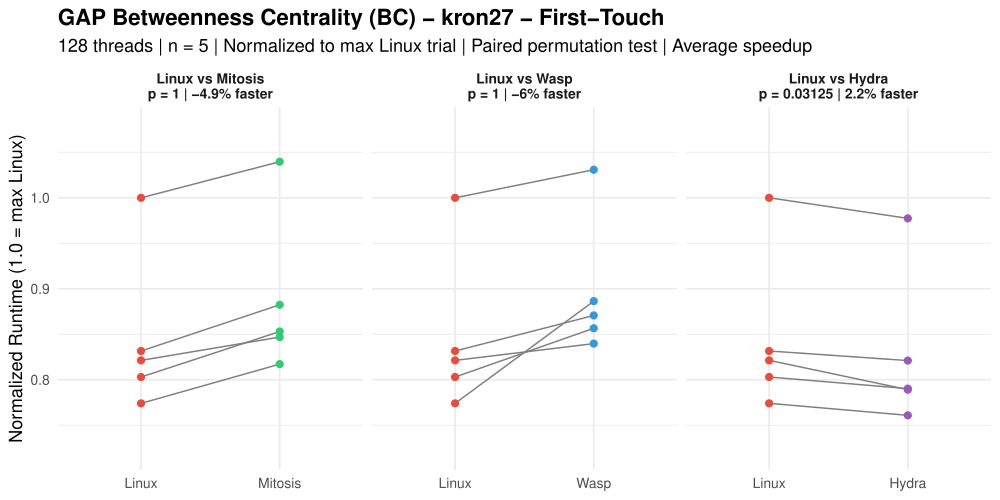

Recreate this plot in R.
###############################################################################
###                              bc.R                                       ###
###############################################################################

library(ggplot2)

# =============================================================================
# RAW DATA: Trial Times (seconds) – BC (Betweenness Centrality) Benchmark
# 128 threads, n=5, repl_order_9 for Hydra
# Source: rawdata.txt
# =============================================================================

data <- list(
  # --- LINUX First-Touch (output_0.txt) ---
  linux_ft_kron27  = c(5.97398, 6.19747, 7.71791, 6.41826, 6.33879),
  linux_ft_kron28  = c(15.39043, 14.00199, 12.33121, 15.37601, 14.81761),
  linux_ft_kron29  = c(28.69552, 26.96302, 36.16430, 36.77485, 25.47991),
  linux_ft_kron30  = c(75.78223, 57.50289, 61.76406, 58.04299, 73.84547),
  linux_ft_uni27   = c(9.33695, 10.04217, 9.72351, 9.59068, 9.72131),
  linux_ft_uni28   = c(18.60065, 18.64050, 18.96078, 18.45909, 18.02135),
  linux_ft_uni29   = c(38.50926, 38.74015, 37.41126, 40.04094, 38.95602),
  linux_ft_uni30   = c(102.93214, 103.44322, 106.14459, 107.03464, 99.74429),
  linux_ft_twitter = c(2.81514, 3.14794, 3.07555, 3.12386, 2.82047),
  linux_ft_web     = c(1.25705, 1.22842, 1.23353, 1.23629, 1.22941),
  linux_ft_road    = c(1.45858, 1.23309, 1.36677, 1.33303, 1.44894),

  # --- LINUX Interleaved (output_i_0.txt) ---
  linux_il_kron27  = c(5.42857, 5.65634, 6.94807, 5.87732, 5.81836),
  linux_il_kron28  = c(13.65492, 12.64482, 11.08725, 13.67278, 13.28625),
  linux_il_kron29  = c(25.29042, 23.75009, 30.91167, 32.94052, 22.27681),
  linux_il_kron30  = c(65.54067, 51.88531, 54.72624, 52.38488, 64.54406),
  linux_il_uni27   = c(8.27282, 8.94724, 8.61123, 8.55053, 8.65330),
  linux_il_uni28   = c(15.42425, 15.39263, 15.96067, 15.57214, 15.43452),
  linux_il_uni29   = c(32.78244, 32.12601, 31.88654, 34.53057, 33.00740),
  linux_il_uni30   = c(90.73078, 91.55763, 94.21127, 94.54576, 89.99843),
  linux_il_twitter = c(2.48123, 2.69611, 2.65272, 2.73418, 2.34319),
  linux_il_web     = c(0.77987, 0.77082, 0.78550, 0.78488, 0.80396),
  linux_il_road    = c(1.44109, 1.42463, 0.90443, 1.36422, 1.43745),

  # --- MITOSIS Replicated (output_r_0.txt) ---
  mitosis_ft_kron27  = c(6.30702, 6.58363, 8.02416, 6.81061, 6.53632),
  mitosis_ft_kron28  = c(13.22758, 12.95056, 12.86997, 13.31625, 14.05633),
  mitosis_ft_kron29  = c(23.00271, 22.00657, 24.24270, 26.25786, 21.95062),
  mitosis_ft_kron30  = c(43.10726, 37.36598, 38.33031, 36.94006, 42.46407),
  mitosis_ft_uni27   = c(9.00668, 9.73980, 9.44871, 9.30484, 9.35781),
  mitosis_ft_uni28   = c(15.30903, 15.61190, 15.44956, 15.36733, 15.27531),
  mitosis_ft_uni29   = c(26.01827, 25.23133, 24.82572, 26.57673, 25.70218),
  mitosis_ft_uni30   = c(56.77064, 56.37995, 57.23975, 57.12768, 56.09052),
  mitosis_ft_twitter = c(3.05696, 3.32363, 3.32872, 3.42082, 3.12476),
  mitosis_ft_web     = c(1.51795, 1.49641, 1.48601, 1.49388, 1.49952),
  mitosis_ft_road    = c(1.83417, 1.61751, 1.62602, 1.65726, 1.78024),

  # --- MITOSIS Replicated+Interleaved (output_ri_0.txt) ---
  mitosis_il_kron27  = c(5.76329, 6.01598, 7.41737, 6.31548, 6.11498),
  mitosis_il_kron28  = c(12.45800, 11.92220, 11.32032, 12.28701, 12.73956),
  mitosis_il_kron29  = c(20.81120, 19.91400, 22.86557, 24.05624, 19.42116),
  mitosis_il_kron30  = c(41.77075, 35.47286, 37.28573, 35.26547, 41.50046),
  mitosis_il_uni27   = c(8.43156, 9.02244, 8.85049, 8.84367, 8.84622),
  mitosis_il_uni28   = c(14.56260, 14.79135, 14.84699, 14.64140, 14.56968),
  mitosis_il_uni29   = c(25.53688, 24.88835, 24.96902, 26.52521, 25.70485),
  mitosis_il_uni30   = c(58.10526, 57.72748, 58.11207, 58.22551, 57.14827),
  mitosis_il_twitter = c(2.87921, 3.04631, 2.86889, 3.13701, 2.81052),
  mitosis_il_web     = c(1.21160, 1.19789, 1.20606, 1.20081, 1.20694),
  mitosis_il_road    = c(2.48950, 2.42705, 2.28646, 2.31718, 2.42447),

  # --- WASP First-Touch (output_0.txt) ---
  wasp_ft_kron27  = c(6.84122, 6.61148, 7.95626, 6.71976, 6.48107),
  wasp_ft_kron28  = c(14.53364, 12.88642, 12.73356, 13.14261, 13.76762),
  wasp_ft_kron29  = c(25.26019, 25.94429, 29.79842, 32.91304, 25.39128),
  wasp_ft_kron30  = c(55.44244, 46.75821, 49.45851, 44.76015, 54.40444),
  wasp_ft_uni27   = c(9.48976, 9.52264, 9.26390, 9.18456, 9.29308),
  wasp_ft_uni28   = c(17.20591, 16.49255, 16.20861, 16.26265, 16.18860),
  wasp_ft_uni29   = c(28.91074, 30.39823, 30.61857, 33.38870, 31.64461),
  wasp_ft_uni30   = c(75.34704, 73.86203, 75.53602, 77.31266, 75.21711),
  wasp_ft_twitter = c(3.52843, 3.59088, 3.55771, 3.57796, 3.22749),
  wasp_ft_web     = c(1.31015, 1.32491, 1.31871, 1.28723, 1.28518),
  wasp_ft_road    = c(1.14376, 1.50902, 1.63719, 1.89096, 1.66241),

  # --- WASP Interleaved (output_i_0.txt) ---
  wasp_il_kron27  = c(6.36565, 6.26727, 7.42948, 6.23724, 6.08471),
  wasp_il_kron28  = c(13.56862, 14.82177, 14.59285, 15.36450, 15.81045),
  wasp_il_kron29  = c(27.43572, 22.38110, 27.64775, 28.88214, 23.98360),
  wasp_il_kron30  = c(56.29775, 49.68720, 50.51668, 48.65640, 56.59834),
  wasp_il_uni27   = c(9.20334, 9.16624, 8.90715, 8.75603, 9.08060),
  wasp_il_uni28   = c(16.18400, 18.51958, 18.87678, 18.33175, 18.47883),
  wasp_il_uni29   = c(31.08879, 31.30716, 29.65798, 32.73301, 32.78561),
  wasp_il_uni30   = c(75.23489, 74.82605, 75.77245, 76.93656, 73.42864),
  wasp_il_twitter = c(3.06191, 3.10202, 3.00832, 3.17469, 2.71517),
  wasp_il_web     = c(0.77966, 0.81330, 0.92544, 0.79262, 0.80159),
  wasp_il_road    = c(2.31353, 1.60145, 1.92211, 2.75771, 1.78659),

  # --- HYDRA Replicated (repl_order_9/output_r_0.txt) ---
  hydra_ft_kron27  = c(5.87231, 6.09889, 7.54342, 6.33698, 6.09020),
  hydra_ft_kron28  = c(12.13902, 11.59670, 11.16713, 12.03359, 12.62774),
  hydra_ft_kron29  = c(20.28675, 19.37202, 21.92449, 23.43511, 18.84367),
  hydra_ft_kron30  = c(39.51911, 34.36084, 35.58128, 34.15626, 39.04138),
  hydra_ft_uni27   = c(8.61968, 9.10363, 8.91461, 8.70585, 8.88335),
  hydra_ft_uni28   = c(14.00527, 14.16608, 14.11542, 14.00164, 14.01387),
  hydra_ft_uni29   = c(24.38293, 23.50275, 23.17408, 24.78045, 23.97238),
  hydra_ft_uni30   = c(54.31332, 53.22320, 54.31038, 54.21996, 53.28230),
  hydra_ft_twitter = c(2.86705, 3.13574, 3.09034, 3.28130, 2.81021),
  hydra_ft_web     = c(1.39341, 1.37109, 1.36103, 1.36768, 1.37823),
  hydra_ft_road    = c(3.22315, 3.10306, 3.15017, 2.60236, 3.16643),

  # --- HYDRA Replicated+Interleaved (repl_order_9/output_ri_0.txt) ---
  hydra_il_kron27  = c(5.32994, 5.63893, 6.91421, 5.85450, 5.70777),
  hydra_il_kron28  = c(11.49860, 11.13379, 10.55073, 11.48186, 12.03346),
  hydra_il_kron29  = c(19.35749, 18.26225, 21.38597, 22.45881, 18.13079),
  hydra_il_kron30  = c(38.53673, 32.54719, 34.47276, 32.29009, 38.38823),
  hydra_il_uni27   = c(8.04595, 8.58944, 8.39899, 8.37371, 8.45913),
  hydra_il_uni28   = c(13.83212, 13.77870, 14.15652, 13.99813, 13.90814),
  hydra_il_uni29   = c(24.44995, 23.80429, 23.67477, 25.21147, 24.38472),
  hydra_il_uni30   = c(54.68760, 54.33177, 55.22005, 55.57761, 54.59884),
  hydra_il_twitter = c(2.55011, 2.70554, 2.66283, 2.82129, 2.37357),
  hydra_il_web     = c(0.99271, 0.97582, 0.96847, 0.98728, 0.99080),
  hydra_il_road    = c(3.53091, 3.52996, 3.05566, 3.45653, 3.42196)
)

# =============================================================================
# PAIRED PERMUTATION TEST (exact, one-sided: Linux slower → diff > 0)
# =============================================================================

perm_test <- function(baseline, treatment) {
  d <- baseline - treatment
  obs <- mean(d)
  n <- length(d)
  perm_stats <- numeric(2^n)
  for (i in 0:(2^n - 1)) {
    signs <- 2 * as.integer(intToBits(i)[1:n]) - 1
    perm_stats[i + 1] <- mean(signs * abs(d))
  }
  p <- mean(perm_stats >= obs)
  return(list(obs = obs, p = p))
}

# =============================================================================
# RUN ALL TESTS
# =============================================================================

graphs <- c("kron27", "kron28", "kron29", "kron30",
            "uni27", "uni28", "uni29", "uni30",
            "twitter", "web", "road")
policies <- c("ft", "il")
policy_labels <- c(ft = "First-Touch", il = "Interleaved")
systems <- c("mitosis", "wasp", "hydra")

results <- data.frame()

pdf("bc.pdf", width = 10, height = 5)

for (graph in graphs) {
  for (pol in policies) {
    linux_key <- paste0("linux_", pol, "_", graph)
    for (sys in systems) {
      sys_key <- paste0(sys, "_", pol, "_", graph)
      res <- perm_test(data[[linux_key]], data[[sys_key]])
      results <- rbind(results, data.frame(
        Graph = graph,
        Policy = policy_labels[pol],
        Comparison = paste("Linux vs", tools::toTitleCase(sys)),
        MeanDiff = round(res$obs, 5),
        p_value = res$p,
        stringsAsFactors = FALSE
      ))
    }
  }
}

# Print results table
cat("\n====== PAIRED PERMUTATION TEST RESULTS (exact, one-sided) ======\n")
cat("BC (Betweenness Centrality)\n")
cat("128 threads | 5 trials | repl_order_9 for Hydra\n\n")
print(results, row.names = FALSE)

# Count significant results
cat("\n\nSignificant (p < 0.05):", sum(results$p_value < 0.05), "of", nrow(results), "\n")
cat("Non-significant (p >= 0.05):", sum(results$p_value >= 0.05), "of", nrow(results), "\n")

# =============================================================================
# PLOTS: One per graph per policy, with 3 facets (Mitosis, WASP, Hydra)
# =============================================================================

for (graph in graphs) {
  for (pol in policies) {
    linux_key <- paste0("linux_", pol, "_", graph)
    max_linux <- max(data[[linux_key]])
    df_list <- list()

    for (sys in systems) {
      sys_key <- paste0(sys, "_", pol, "_", graph)
      res <- perm_test(data[[linux_key]], data[[sys_key]])
      sys_label <- tools::toTitleCase(sys)
      pct <- round(res$obs / mean(data[[linux_key]]) * 100, 1)
      label <- paste0("Linux vs ", sys_label,
                      "\np = ", res$p,
                      " | ", pct, "% faster")
      df_list[[sys]] <- data.frame(
        Trial = rep(1:5, 2),
        Zeit = c(data[[linux_key]] / max_linux, data[[sys_key]] / max_linux),
        Bedingung = factor(rep(c("Linux", sys_label), each = 5),
                           levels = c("Linux", sys_label)),
        Vergleich = label
      )
    }

    df <- do.call(rbind, df_list)
    df$Vergleich <- factor(df$Vergleich, levels = unique(df$Vergleich))

    # Compute y-axis limits with padding for better spread
    y_min <- min(df$Zeit)
    y_max <- max(df$Zeit)
    y_pad <- (y_max - y_min) * 0.15

    p <- ggplot(df, aes(x = Bedingung, y = Zeit)) +
      geom_line(aes(group = Trial), color = "gray50", linewidth = 0.5) +
      geom_point(aes(color = Bedingung), size = 2) +
      scale_color_manual(values = c("Linux" = "#E74C3C",
                                    "Mitosis" = "#2ECC71",
                                    "Wasp" = "#3498DB",
                                    "Hydra" = "#9B59B6")) +
      coord_cartesian(ylim = c(y_min - y_pad, y_max + y_pad)) +
      facet_wrap(~ Vergleich, scales = "free_x") +
      labs(
        title = paste0("GAP Betweenness Centrality (BC) - ",
                       graph, " - ", policy_labels[pol]),
        subtitle = "128 threads | n = 5 | Normalized to max Linux trial | Paired permutation test | Average speedup",
        x = NULL,
        y = "Normalized Runtime (1.0 = max Linux)"
      ) +
      theme_minimal(base_size = 13) +
      theme(legend.position = "none",
            plot.title = element_text(face = "bold"),
            strip.text = element_text(face = "bold", size = 10))

    print(p)
  }
}

dev.off()
cat("Saved all plots to bc.pdf\n")
